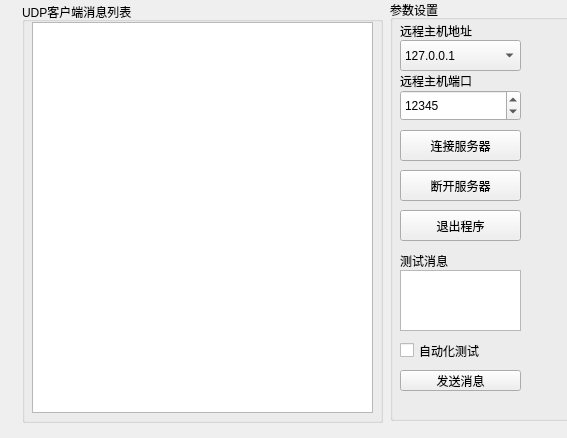
<?xml version="1.0" encoding="UTF-8"?>
<ui version="4.0">
 <class>FormUdpClient</class>
 <widget class="QWidget" name="FormUdpClient">
  <property name="geometry">
   <rect>
    <x>0</x>
    <y>0</y>
    <width>567</width>
    <height>438</height>
   </rect>
  </property>
  <property name="windowTitle">
   <string>Form</string>
  </property>
  <widget class="QGroupBox" name="groupBox">
   <property name="geometry">
    <rect>
     <x>22</x>
     <y>2</y>
     <width>361</width>
     <height>421</height>
    </rect>
   </property>
   <property name="font">
    <font>
     <pointsize>9</pointsize>
    </font>
   </property>
   <property name="title">
    <string>UDP客户端消息列表</string>
   </property>
   <widget class="QPlainTextEdit" name="plainTextEdit_UDPClientMsgList">
    <property name="geometry">
     <rect>
      <x>10</x>
      <y>20</y>
      <width>341</width>
      <height>391</height>
     </rect>
    </property>
   </widget>
  </widget>
  <widget class="QGroupBox" name="groupBox_2">
   <property name="geometry">
    <rect>
     <x>390</x>
     <y>0</y>
     <width>181</width>
     <height>421</height>
    </rect>
   </property>
   <property name="font">
    <font>
     <pointsize>9</pointsize>
    </font>
   </property>
   <property name="title">
    <string>参数设置</string>
   </property>
   <widget class="QComboBox" name="comboBox_UDPClientIP">
    <property name="geometry">
     <rect>
      <x>10</x>
      <y>40</y>
      <width>121</width>
      <height>31</height>
     </rect>
    </property>
    <property name="font">
     <font>
      <pointsize>9</pointsize>
     </font>
    </property>
    <item>
     <property name="text">
      <string>127.0.0.1</string>
     </property>
    </item>
   </widget>
   <widget class="QSpinBox" name="spinBox_UDPClientPort">
    <property name="geometry">
     <rect>
      <x>10</x>
      <y>90</y>
      <width>121</width>
      <height>31</height>
     </rect>
    </property>
    <property name="font">
     <font>
      <pointsize>9</pointsize>
     </font>
    </property>
    <property name="maximum">
     <number>65535</number>
    </property>
    <property name="value">
     <number>12345</number>
    </property>
   </widget>
   <widget class="QPushButton" name="pushButton_UDPClientConnect">
    <property name="geometry">
     <rect>
      <x>10</x>
      <y>130</y>
      <width>121</width>
      <height>31</height>
     </rect>
    </property>
    <property name="font">
     <font>
      <pointsize>9</pointsize>
     </font>
    </property>
    <property name="text">
     <string>连接服务器</string>
    </property>
    <property name="icon">
     <iconset resource="images.qrc">
      <normaloff>:/new/prefix1/images/connect.ico</normaloff>:/new/prefix1/images/connect.ico</iconset>
    </property>
   </widget>
   <widget class="QLabel" name="label_2">
    <property name="geometry">
     <rect>
      <x>10</x>
      <y>70</y>
      <width>111</width>
      <height>21</height>
     </rect>
    </property>
    <property name="font">
     <font>
      <pointsize>9</pointsize>
     </font>
    </property>
    <property name="text">
     <string>远程主机端口</string>
    </property>
   </widget>
   <widget class="QLabel" name="label">
    <property name="geometry">
     <rect>
      <x>10</x>
      <y>20</y>
      <width>111</width>
      <height>21</height>
     </rect>
    </property>
    <property name="font">
     <font>
      <pointsize>9</pointsize>
     </font>
    </property>
    <property name="text">
     <string>远程主机地址</string>
    </property>
   </widget>
   <widget class="QPushButton" name="pushButton_UDPClientDisconnect">
    <property name="geometry">
     <rect>
      <x>10</x>
      <y>170</y>
      <width>121</width>
      <height>31</height>
     </rect>
    </property>
    <property name="font">
     <font>
      <pointsize>9</pointsize>
     </font>
    </property>
    <property name="text">
     <string>断开服务器</string>
    </property>
    <property name="icon">
     <iconset resource="images.qrc">
      <normaloff>:/new/prefix1/images/disconnect.ico</normaloff>:/new/prefix1/images/disconnect.ico</iconset>
    </property>
   </widget>
   <widget class="QPushButton" name="pushButton_UDPClientClose">
    <property name="geometry">
     <rect>
      <x>10</x>
      <y>210</y>
      <width>121</width>
      <height>31</height>
     </rect>
    </property>
    <property name="font">
     <font>
      <pointsize>9</pointsize>
     </font>
    </property>
    <property name="text">
     <string>退出程序</string>
    </property>
    <property name="icon">
     <iconset resource="images.qrc">
      <normaloff>:/new/prefix1/images/exit.ico</normaloff>:/new/prefix1/images/exit.ico</iconset>
    </property>
   </widget>
   <widget class="QLabel" name="label_3">
    <property name="geometry">
     <rect>
      <x>10</x>
      <y>250</y>
      <width>111</width>
      <height>21</height>
     </rect>
    </property>
    <property name="font">
     <font>
      <pointsize>9</pointsize>
     </font>
    </property>
    <property name="text">
     <string>测试消息</string>
    </property>
   </widget>
   <widget class="QPlainTextEdit" name="plainTextEdit_UDPClientSendData">
    <property name="geometry">
     <rect>
      <x>10</x>
      <y>270</y>
      <width>121</width>
      <height>61</height>
     </rect>
    </property>
    <property name="font">
     <font>
      <pointsize>9</pointsize>
     </font>
    </property>
   </widget>
   <widget class="QPushButton" name="pushButton_UDPClientSendMsg">
    <property name="geometry">
     <rect>
      <x>10</x>
      <y>370</y>
      <width>121</width>
      <height>21</height>
     </rect>
    </property>
    <property name="font">
     <font>
      <pointsize>9</pointsize>
     </font>
    </property>
    <property name="text">
     <string>发送消息</string>
    </property>
    <property name="icon">
     <iconset resource="images.qrc">
      <normaloff>:/new/prefix1/images/sendmsg2.ico</normaloff>:/new/prefix1/images/sendmsg2.ico</iconset>
    </property>
   </widget>
   <widget class="QCheckBox" name="checkBox_UDPClientAutoTesting">
    <property name="geometry">
     <rect>
      <x>10</x>
      <y>340</y>
      <width>121</width>
      <height>21</height>
     </rect>
    </property>
    <property name="text">
     <string>自动化测试</string>
    </property>
   </widget>
  </widget>
 </widget>
 <resources>
  <include location="images.qrc"/>
 </resources>
 <connections/>
</ui>
